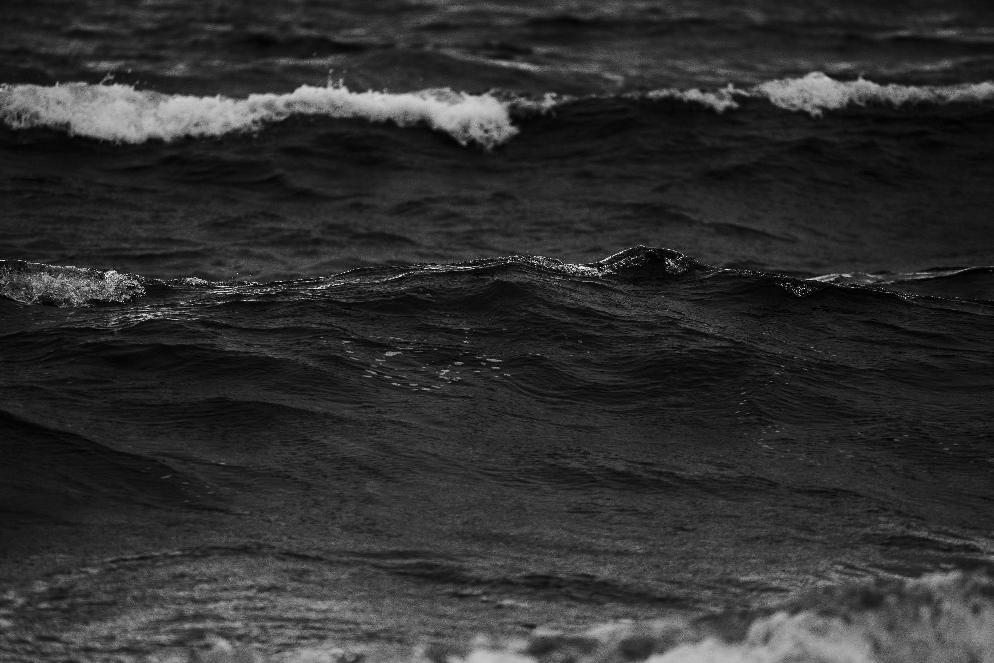
#> input picture Proyecto #2/sea.jpg, 994 x 663 px
$ python ejercicio_7.py
#> lines starting #> are read from the running program, lines starting #| are printed output that depends on the picture
from PIL import Image, ImageOps, ImageFilter, ImageEnhance
import numpy as np
import matplotlib.pyplot as plt
import os

directorio = os.path.dirname(os.path.abspath(__file__))
ruta_imagen = os.path.join(directorio, "sea.jpg")

print("=" * 60)
print("  EJERCICIO 7: Colorización de Imagen en Escala de Grises")
print("=" * 60)

img_gris = Image.open(ruta_imagen).convert("L")
#> img_gris is the input picture: PIL image 994x663 L; min 0, max 255, mean 47.6
print(f"\nImagen original: sea.jpg (olas en escala de grises)")
print(f"  Tamaño: {img_gris.size[0]} x {img_gris.size[1]} píxeles")
#|   Tamaño: 994 x 663 píxeles
print(f"  Modo: {img_gris.mode}")
#|   Modo: L

arr_gris = np.array(img_gris, dtype=np.float64)

print(f"\n--- Método 1: Mapa de Colores Personalizado (Oceánico) ---")

arr_normalizado = arr_gris / 255.0

canal_R = np.clip(arr_normalizado * 0.3 + np.power(arr_normalizado, 3) * 0.7, 0, 1)

canal_G = np.clip(arr_normalizado * 0.5 + np.power(arr_normalizado, 2) * 0.5, 0, 1)

canal_B = np.clip(0.15 + arr_normalizado * 0.85, 0, 1)

arr_color_oceano = np.stack([
    (canal_R * 255).astype(np.uint8),
    (canal_G * 255).astype(np.uint8),
    (canal_B * 255).astype(np.uint8)
], axis=-1)
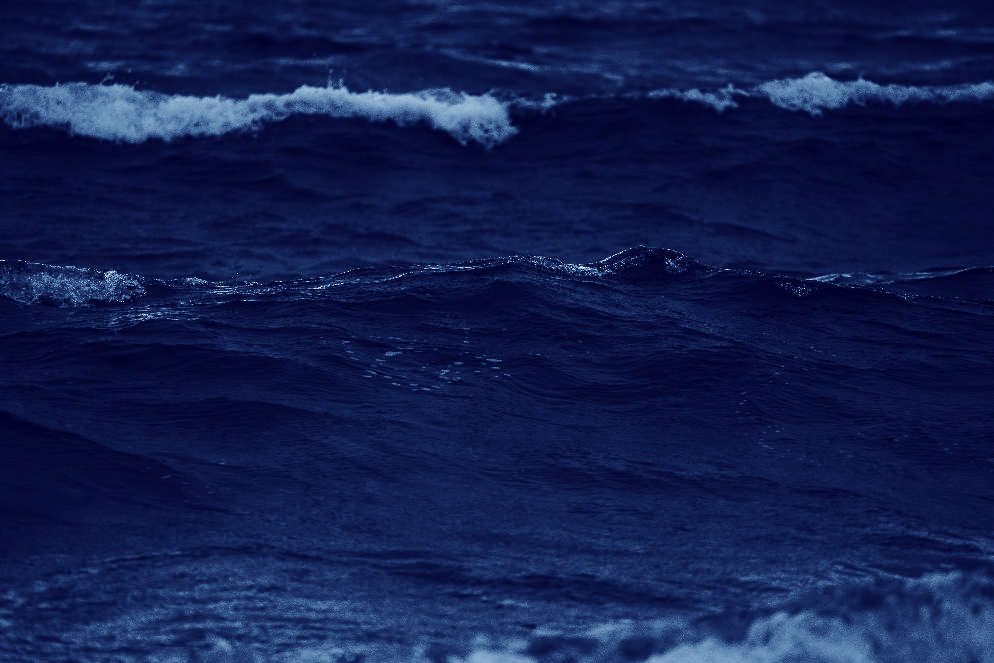
#> arr_color_oceano: shape (663, 994, 3); mean of channels 0, 1, 2 17.4, 29.9, 78.2; drawn as R, G, B

img_oceano = Image.fromarray(arr_color_oceano, mode="RGB")
img_oceano.save(os.path.join(directorio, "sea_color_oceano.jpg"), quality=95)
print("  Guardado como: sea_color_oceano.jpg")

print(f"\n--- Método 2: LUT de Atardecer ---")

lut_R = []
lut_G = []
lut_B = []

for i in range(256):
    t = i / 255.0
    r = int(min(255, 30 + t * 200 + (t ** 2) * 25))
    g = int(min(255, 10 + t * 100 + (t ** 3) * 145))
    b = int(min(255, 60 + t * 80 - (t ** 2) * 40 + (t ** 4) * 155))

    lut_R.append(r)
    lut_G.append(g)
    lut_B.append(b)

img_R_atardecer = img_gris.point(lut_R)
img_G_atardecer = img_gris.point(lut_G)
img_B_atardecer = img_gris.point(lut_B)
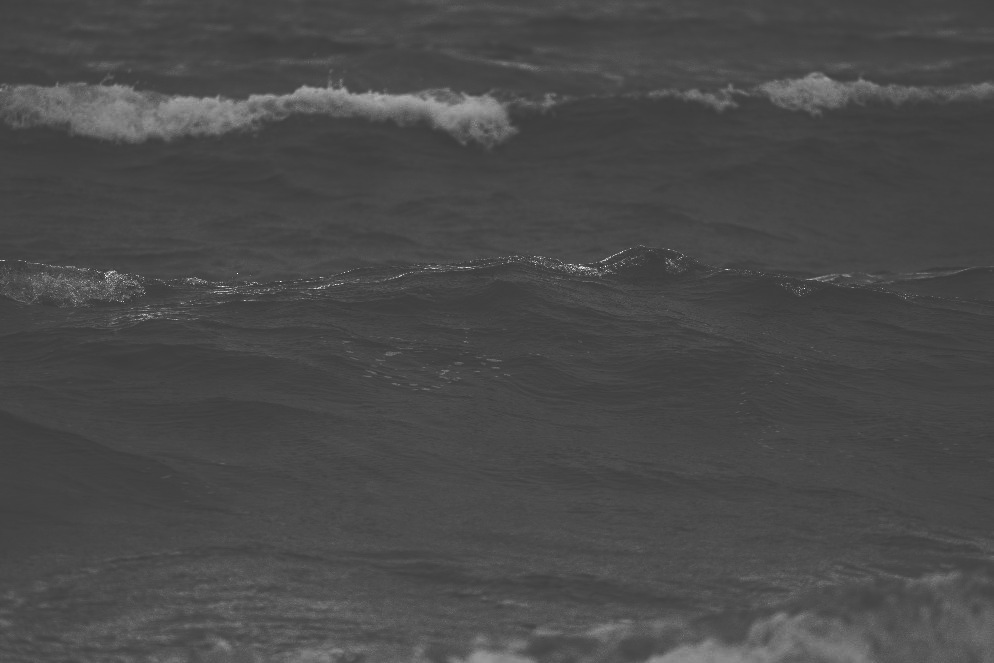
#> img_B_atardecer: PIL image 994x663 L; min 60, max 255, mean 73.9

img_atardecer = Image.merge("RGB", (img_R_atardecer, img_G_atardecer, img_B_atardecer))
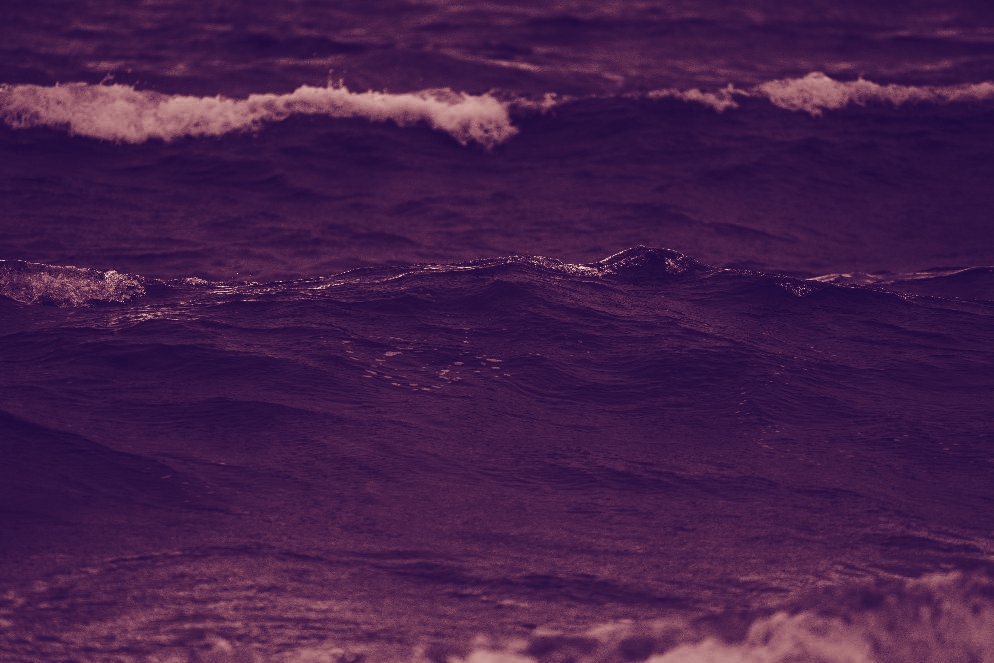
#> img_atardecer: PIL image 994x663 RGB; mean R, G, B 68.1, 31.1, 73.9
img_atardecer.save(os.path.join(directorio, "sea_color_atardecer.jpg"), quality=95)
print("  Guardado como: sea_color_atardecer.jpg")

print(f"\n--- Método 3: Colormap de Matplotlib (Turquesa Tropical) ---")

cmap = plt.colormaps.get_cmap('ocean')
arr_mapeado = cmap(arr_normalizado)
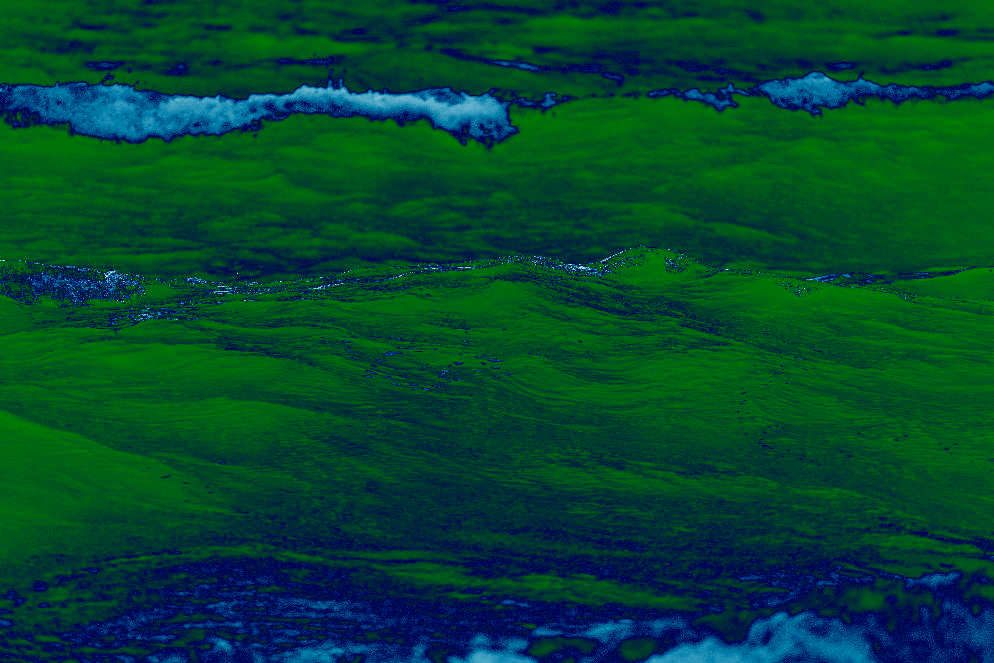
#> arr_mapeado: shape (663, 994, 4) float64; mean of channels 0, 1, 2, 3 0.00199, 0.272, 0.187, 1; drawn as R, G, B

arr_color_cmap = (arr_mapeado[:, :, :3] * 255).astype(np.uint8)
img_cmap = Image.fromarray(arr_color_cmap, mode="RGB")
img_cmap.save(os.path.join(directorio, "sea_color_tropical.jpg"), quality=95)
print("  Guardado como: sea_color_tropical.jpg")

print(f"\n--- Método 4: ImageOps.colorize (Azul Realista) ---")

img_colorize = ImageOps.colorize(
    img_gris,
    black=(5, 15, 45),
    white=(220, 240, 255),
    mid=(20, 90, 160),
    blackpoint=0,
    whitepoint=255,
    midpoint=120
)

img_colorize = img_colorize.filter(ImageFilter.SMOOTH)

enhancer_sat = ImageEnhance.Color(img_colorize)
img_colorize = enhancer_sat.enhance(1.3)
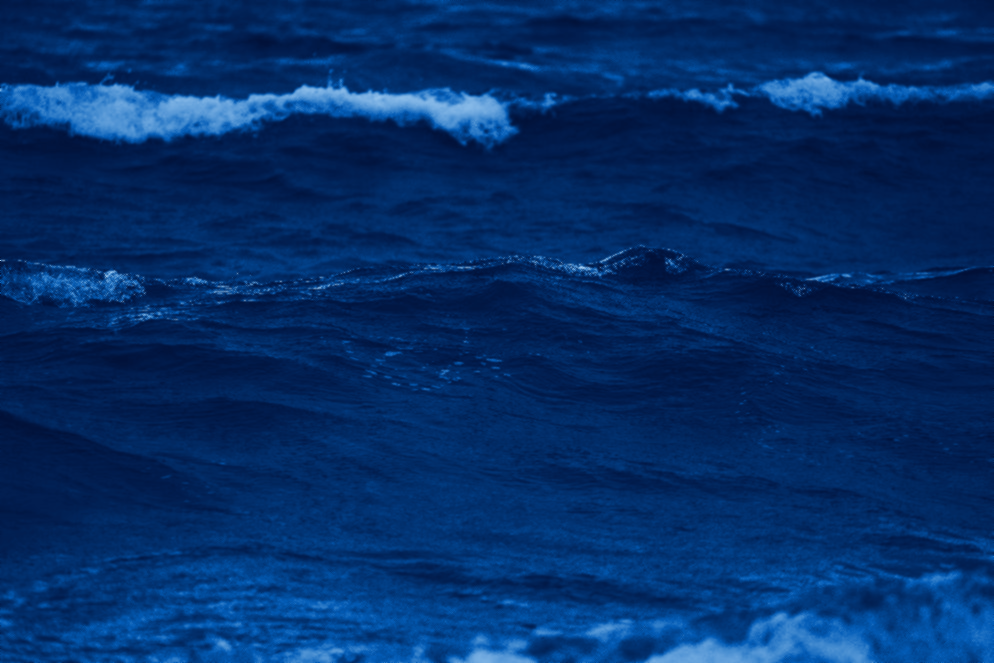
#> img_colorize: PIL image 994x663 RGB; mean R, G, B 4, 46, 104

img_colorize.save(os.path.join(directorio, "sea_color_realista.jpg"), quality=95)
print("  Guardado como: sea_color_realista.jpg")

print(f"\n{'-' * 55}")
print(f"  Resumen de Colorizaciones Aplicadas")
print(f"{'-' * 55}")
print(f"  Método 1 - Oceánico:   Mapa personalizado con NumPy")
print(f"  Método 2 - Atardecer:  LUT (Look-Up Table) con Image.point()")
print(f"  Método 3 - Tropical:   Colormap 'ocean' de Matplotlib")
print(f"  Método 4 - Realista:   ImageOps.colorize() de Pillow")
print(f"{'-' * 55}")

fig, axes = plt.subplots(2, 3, figsize=(18, 12))
fig.suptitle("Ejercicio 7: Colorización de Imagen de Olas en Escala de Grises",
             fontsize=16, fontweight='bold', y=0.99)

axes[0, 0].imshow(arr_gris, cmap='gray')
axes[0, 0].set_title("Original (Escala de Grises)", fontsize=12, fontweight='bold')
axes[0, 0].axis('off')

axes[0, 1].imshow(img_oceano)
axes[0, 1].set_title("Método 1: Oceánico\n(Mapa personalizado con NumPy)", fontsize=11)
axes[0, 1].axis('off')

axes[0, 2].imshow(img_atardecer)
axes[0, 2].set_title("Método 2: Atardecer\n(LUT con Image.point())", fontsize=11)
axes[0, 2].axis('off')

axes[1, 0].imshow(img_cmap)
axes[1, 0].set_title("Método 3: Tropical\n(Colormap 'ocean' de Matplotlib)", fontsize=11)
axes[1, 0].axis('off')

axes[1, 1].imshow(img_colorize)
axes[1, 1].set_title("Método 4: Realista\n(ImageOps.colorize de Pillow)", fontsize=11)
axes[1, 1].axis('off')

ancho, alto = img_gris.size
#> ancho = 994; alto = 663
mitad = ancho // 2
#> mitad = 497
img_gris_rgb = img_gris.convert("RGB")

img_comparacion = Image.new("RGB", (ancho, alto))
#> img_comparacion: PIL image 994x663 RGB; every value is 0
img_comparacion.paste(img_gris_rgb.crop((0, 0, mitad, alto)), (0, 0))
img_comparacion.paste(img_colorize.crop((mitad, 0, ancho, alto)), (mitad, 0))
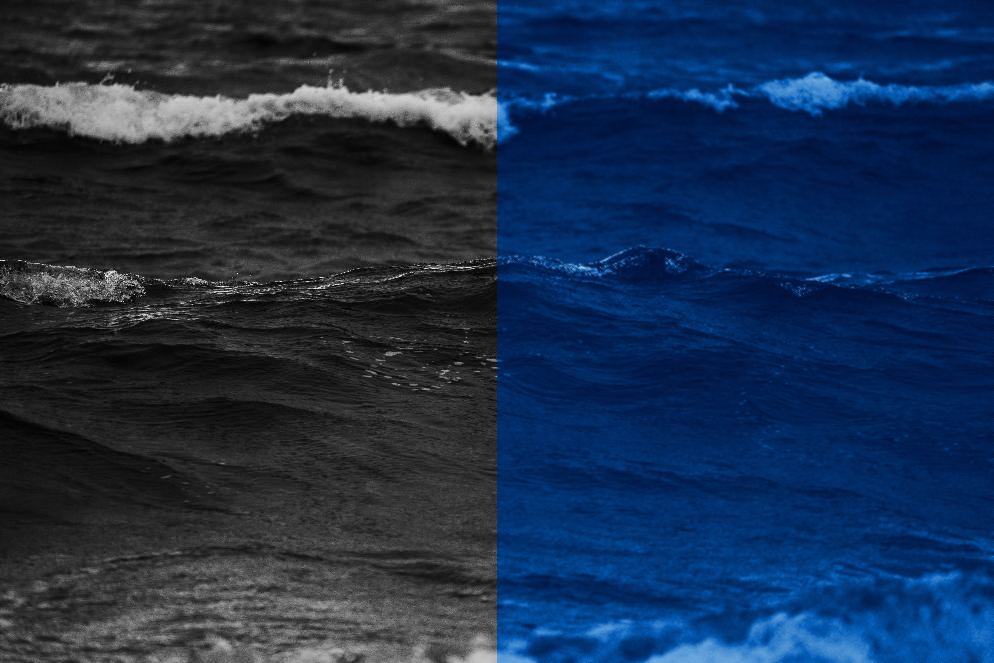
#> img_comparacion: PIL image 994x663 RGB; mean R, G, B 26.6, 47.1, 75.8

axes[1, 2].imshow(img_comparacion)
axes[1, 2].axvline(x=mitad, color='white', linestyle='-', linewidth=2)
axes[1, 2].text(mitad / 2, alto * 0.05, "Original", ha='center', va='top',
                fontsize=11, color='white', fontweight='bold',
                bbox=dict(boxstyle='round,pad=0.3', facecolor='black', alpha=0.5))
axes[1, 2].text(mitad + mitad / 2, alto * 0.05, "Coloreada", ha='center', va='top',
                fontsize=11, color='white', fontweight='bold',
                bbox=dict(boxstyle='round,pad=0.3', facecolor='black', alpha=0.5))
axes[1, 2].set_title("Comparación: Original vs Coloreada", fontsize=12, fontweight='bold')
axes[1, 2].axis('off')

plt.tight_layout(rect=[0, 0, 1, 0.96])
plt.savefig(os.path.join(directorio, "ejercicio_7_resultado.png"), dpi=150, bbox_inches='tight')
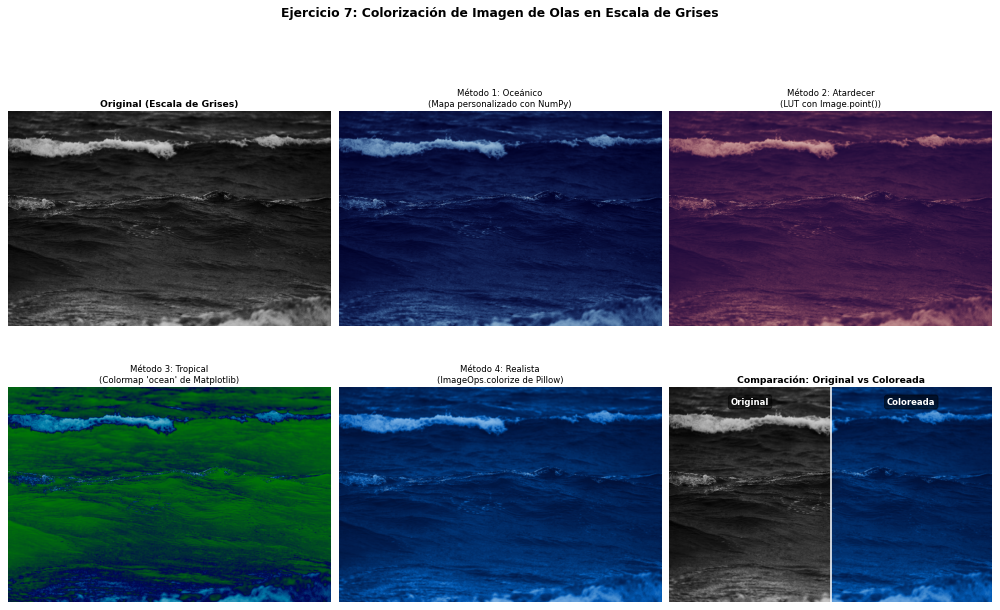
#> figure drawn by matplotlib, 6 panels
print(f"\nFigura completa guardada como: ejercicio_7_resultado.png")
plt.show()

print("\n" + "=" * 60)
print("  Ejercicio 7 completado exitosamente.")
print("=" * 60)

$ run again, with Proyecto #2/fig_02.jpg copied over Proyecto #2/sea.jpg
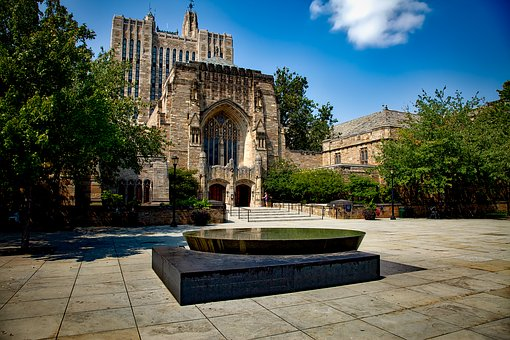
#> input picture Proyecto #2/fig_02.jpg, 510 x 340 px
#|   Tamaño: 510 x 340 píxeles
#|   Modo: L
#> `img_colorize = enhancer_sat.enhance(1.3)`:
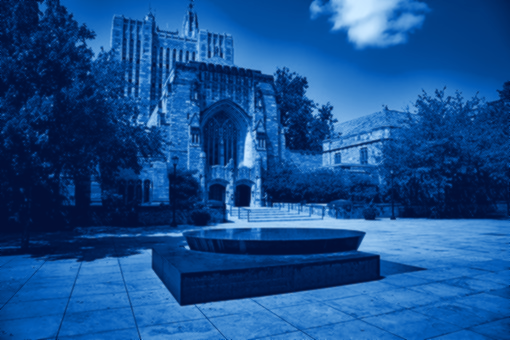
#> img_colorize: PIL image 510x340 RGB; mean R, G, B 22.1, 78.1, 142.9
#> `img_comparacion.paste(img_colorize.crop((mitad, 0, ancho, alto)), (mit..`:
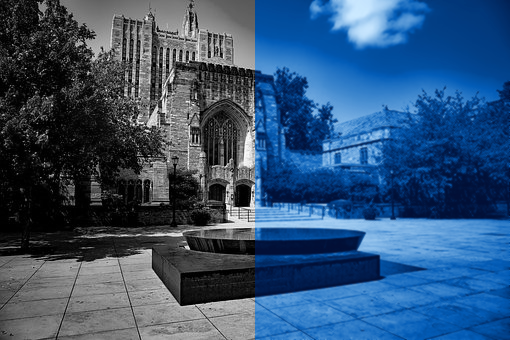
#> img_comparacion: PIL image 510x340 RGB; mean R, G, B 51.4, 81.8, 115.4
